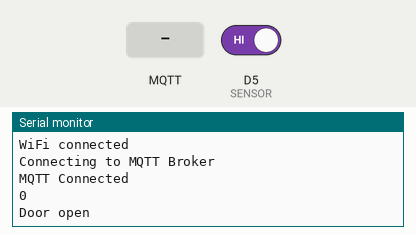
Simulated run of this sketch. Board: ESP8266 (NodeMCU). On the bench: the last lines printed to the serial monitor. Inputs (shaded band) come from the test bench; at power-on: D5 (SENSOR) HIGH. WiFi joins after 1.5 s; servers stay silent unless stated; no MQTT or app messages arrive unless stated.

Above: at 3.7 s.
3.8 s: D5 (SENSOR) driven LOW
At 5.1 s:
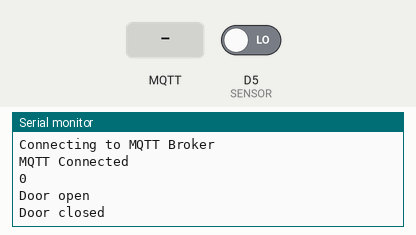
5.4 s: MQTT message "1" arrives on the first subscribed topic
At 6.5 s:
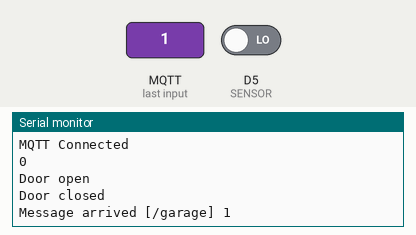
7.0 s: MQTT message "on" arrives on the first subscribed topic
At 7.7 s:
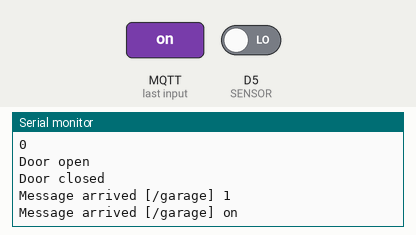
8.6 s: MQTT message "off" arrives on the first subscribed topic
At 10.2 s:
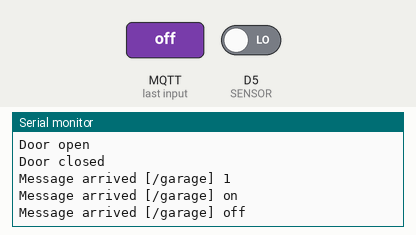

The sketch:

Door_Sensor.ino
```cpp
// Some code was adapted from Todd Berrett's distance and MQTT examples in class and my previous labs
// Modifications have been made to meet the requirements of this lab

#include <ESP8266WiFi.h>
#define SENSOR D5

#include <Arduino.h>
#include <ESP8266WiFi.h>
#include <PubSubClient.h>

// ------- Connection Info for WIFI -------

const char* ssid = "<ssid>";
const char* password = "<password>";
const char* server = "<home-assistant-ip>";
char* garageTopic = "/garage";
char* connectTopic = "/example/connect";
char* disconnectTopic = "/example/disconnect";

// ------- Hostname of this Arduino -------
String macAddr = WiFi.macAddress();
String host = "arduino-" + macAddr.substring(15);

// ------- Global Variables and Classes -------
bool isOpen = false;
bool oldIsOpen = false;
int state;
String message;
long timer;
WiFiClient wifiClient;
PubSubClient mqttClient(wifiClient);

void setup() {
  pinMode(SENSOR,INPUT_PULLUP);         // Sets the ECHO as an INPUT
  Serial.begin(9600);
  Serial.println("Garage Magnetic Door Sensor");

  delay(10);

  // Connect to Wifi
  Serial.print("Connecting to '");
  Serial.print(ssid);
  Serial.println("' network");

  WiFi.hostname(host);
  WiFi.begin(ssid, password);

  while (WiFi.status() != WL_CONNECTED) {
    delay(500);
    Serial.print(".");
  }
  Serial.println("");
  Serial.println("WiFi connected");
  delay (1000);

  mqttClient.setServer(server, 1883);
  mqttClient.setCallback(callback);

  // Connect to MQTT broker
  Serial.println("Connecting to MQTT Broker");
  char hostChar[host.length()+1];
  host.toCharArray(hostChar, host.length()+1 );

  if (mqttClient.connect(hostChar, "test", "hello")) {
    Serial.println("MQTT Connected");
    mqttClient.publish(connectTopic, hostChar);
    Serial.println(mqttClient.state());

  } else {
    Serial.println("MQTT Connection Failure");
    Serial.println(mqttClient.state());
  }

  // ------- MQTT Subscribe to a topic -------
  mqttClient.subscribe(garageTopic);
}

void loop() {
  mqttClient.loop();                    // Loop to check for new messages

  oldIsOpen = isOpen;
  isOpen = digitalRead(SENSOR);
  unsigned int len = 8;

  // Only send a message when the door state changes
  if (isOpen && (isOpen != oldIsOpen)){
    Serial.println("Door open");
    char* buf = "OPEN";
    mqttClient.publish(garageTopic, "OPEN", true);
  }
  else if (isOpen != oldIsOpen){
    Serial.println("Door closed");
    mqttClient.publish(garageTopic, "CLOSED", true);
  }
  delay(200);
}

//  The callback function is defined above in mqttClient.setCallback(callback)
//  We now have to write a function that matches the name "callback" to handle
//  incoming messages from the broker for any topics that we subscribe to
void callback(char* topicChar, byte* payload, unsigned int length) { // defined by pubSubClient
  String topic = (String)topicChar;     // Convert topic from char* to String

  // Only process incoming garageTopic messages
  if (topic == (String)garageTopic) {      // If the topic is Garage Topic
    String message = "";                  // Convert payload from byte* to String
    // MQTT won't send a null character to terminate the byte*, but it sends the
    // length, so we iterate thorugh the payload and copy each character
    for (int i = 0; i < length; i++) {    // Iterate through the characters in the payload array
      message += (char)payload[i];     //    and display each character
    }
    Serial.print("Message arrived [");    // Serial Debug
    Serial.print(topic);                  //    Print the topic name [in brackets]
    Serial.print("] ");                   //
    Serial.println(message);              //    Print the message
  }

}
```

Measured:
- after the input at 3.8 s, the serial monitor: prints a new line after 0.17 s (image 1)
- after the input at 5.4 s, the serial monitor: prints a new line after 0.17 s (image 2)
- after the input at 7.0 s, the serial monitor: prints a new line after 0.17 s (image 3)
- after the input at 8.6 s, the serial monitor: prints a new line after 0.17 s (image 4)
